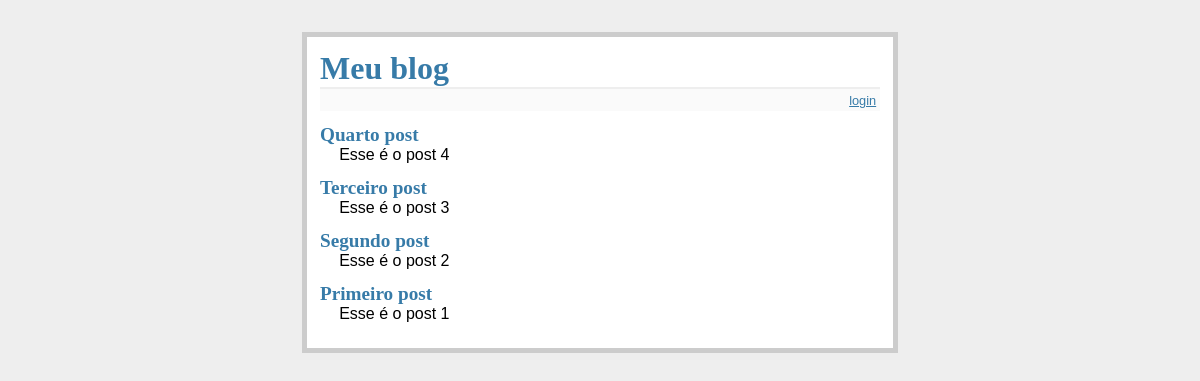
The page /entradas on the database as committed earlier.
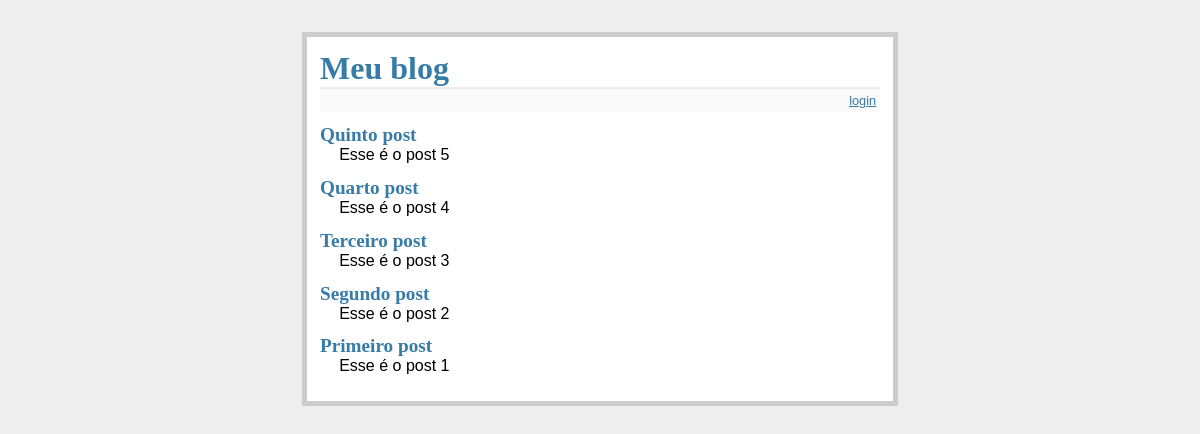
The same page on the database as committed later.
### tables this page shows
CREATE TABLE entradas(
    id integer primary key autoincrement,
    titulo string not null,
    texto string not null
);

### app.py (the view)
@app.route('/')
@app.route('/entradas')
def exibir_entradas():
    sql = "select titulo, texto from entradas order by id desc"
    cur = g.bd.execute(sql)
    entradas = []
    for titulo, texto in cur.fetchall():
        entradas.append({'titulo': titulo, 'texto': texto})
    return render_template('exibir_entradas.html', entradas=entradas)

### app.py (called while the page is built)
def conectar_bd():
    return sqlite3.connect(app.config['DATABASE'])

@app.before_request
def antes_requisicao():
    g.bd = conectar_bd()

@app.teardown_request
def depois_requisicao(exc):
    g.bd.close()

### templates/exibir_entradas.html (shortened to what this page needs)
{% extends 'layout.html' %}
  {% block corpo %}
    <ul class="entradas">
      {% for entrada in entradas %}
        <li>
          <h2>{{ entrada.titulo }}</h2>
          {{entrada.texto}}
        </li>
      {% else %}
        <li><em>Inacreditável! Você não tem nenhum título</em></li>
      {% endfor %}
    </ul>
  {% endblock %}

Rows that differ between the two databases and show on the page:
added entradas: titulo "Quinto post", texto "Esse é o post 5"
